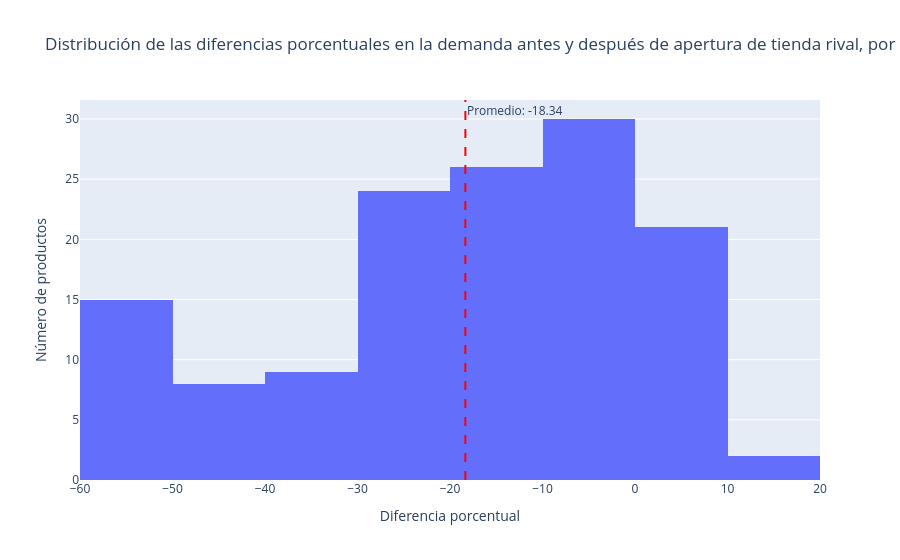

Notebook cell for this chart:
### Code cell
fig = make_subplots(rows=1, cols=1)

fig.add_trace(go.Histogram(x=demanda_means["diff_percentage"]), row=1, col=1)

# Calcular promedio de la variable
average = demanda_means["diff_percentage"].mean()

# Y agregarlo como una línea vertical
fig.add_vline(
    x=average,
    line_dash="dash",
    line_color="red",
    annotation_text=f"Promedio: {average:.2f}",
    annotation_position="top right",
)

fig.update_layout(
    title="Distribución de las diferencias porcentuales en la demanda antes y después de apertura de tienda rival, por producto",
    xaxis_title="Diferencia porcentual",
    yaxis_title="Número de productos",
    showlegend=False,
)

fig.show()

### Figure 1 — Plotly figure (JSON) as saved in the notebook; plotly's stock layout.template omitted (floating-point values rounded to 4 significant figures; data arrays with more than 128 entries replaced by an {"elided": "..."} marker saying what was removed)
{"data": [{"type": "histogram", "x": {"elided": "135 float values"}, "xaxis": "x", "yaxis": "y"}], "layout": {"annotations": [{"showarrow": false, "text": "Promedio: -18.34", "x": -18.34, "xanchor": "left", "xref": "x", "y": 1, "yanchor": "top", "yref": "y domain"}], "shapes": [{"line": {"color": "red", "dash": "dash"}, "type": "line", "x0": -18.34, "x1": -18.34, "xref": "x", "y0": 0, "y1": 1, "yref": "y domain"}], "showlegend": false, "title": {"text": "Distribución de las diferencias porcentuales en la demanda antes y después de apertura de tienda rival, por producto"}, "xaxis": {"anchor": "y", "domain": [0, 1], "title": {"text": "Diferencia porcentual"}}, "yaxis": {"anchor": "x", "domain": [0, 1], "title": {"text": "Número de productos"}}}}
